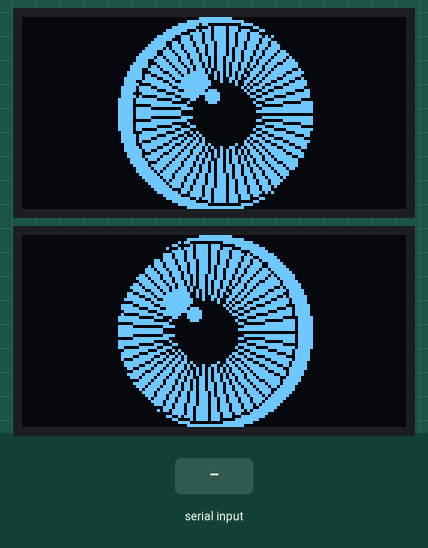
Bench run of a sketch on a simulated ESP32. Shown: 2 × 128×64 one-colour display. Inputs (shaded band) come from the test bench. What the sketch prints to the serial monitor is not drawn.

Above: at 3.2 s.
3.3 s: "90,45\n" received over the second serial link
At 4.6 s:
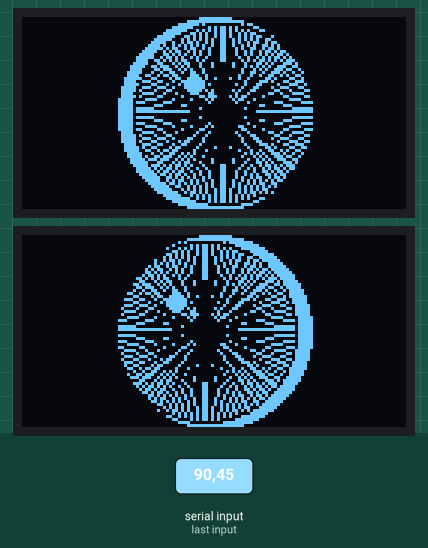
5.1 s: "1\n" received over the second serial link
At 6.0 s:
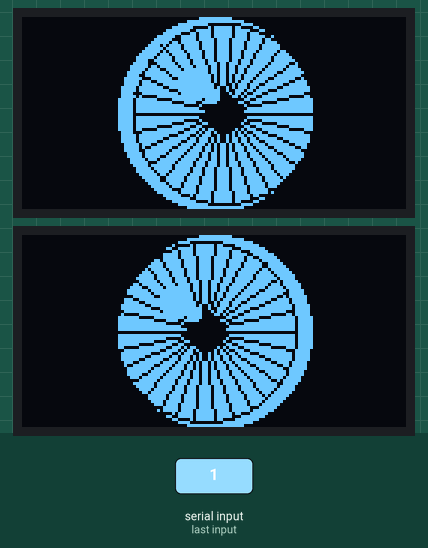
6.6 s: "2\n" received over the second serial link
At 7.7 s:
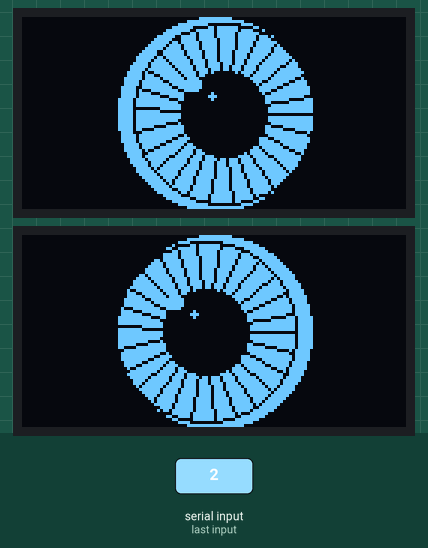
Timing chart, 0 to 9.6 s (numbered marks = the images above; inputs shaded):
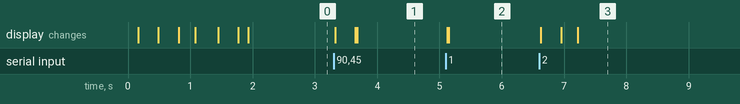

The sketch:

trigger.ino
```cpp
#include <Wire.h>
#include <Adafruit_GFX.h>
#include <Adafruit_SSD1306.h>

#define OLED_W      128
#define OLED_H       64
#define OLED_RESET   -1

#define LEFT_EYE_ADDR  0x3C
#define RIGHT_EYE_ADDR 0x3D

Adafruit_SSD1306 leftEye(OLED_W, OLED_H, &Wire, OLED_RESET);
Adafruit_SSD1306 rightEye(OLED_W, OLED_H, &Wire, OLED_RESET);

#define RX2_PIN 16
#define TX2_PIN 17
#define BAUD    9600

int cx = 64, cy = 32;
int pupilSize    = 10;
int targetPupil  = 10;
int irisDensity  = 8;
int highlightSize = 4;

int lastExpressionCode    = -1;
int pendingExpressionCode = -1;

// ── Draw one eye ──────────────────────────────────────────────────
void drawEye(Adafruit_SSD1306 &d, int pupil, int offsetX) {
  d.clearDisplay();

  // Eyeball
  d.fillCircle(cx, cy, 32, SSD1306_WHITE);

  // Iris texture
  int irisRadius = 30;
  for (int a = 0; a < 360; a += irisDensity) {
    float r = a * 3.14159 / 180.0;
    int x1 = cx + offsetX + cos(r) * pupil;
    int y1 = cy          + sin(r) * pupil;
    int x2 = cx + offsetX + cos(r) * irisRadius;
    int y2 = cy          + sin(r) * irisRadius;
    d.drawLine(x1, y1, x2, y2, SSD1306_BLACK);
  }

  // Iris ring
  d.drawCircle(cx + offsetX, cy, irisRadius, SSD1306_BLACK);

  // Pupil
  d.fillCircle(cx + offsetX, cy, pupil, SSD1306_BLACK);

  // Highlights
  d.fillCircle(cx + offsetX - 10, cy - 10, highlightSize,     SSD1306_WHITE);
  d.fillCircle(cx + offsetX -  4, cy -  6, highlightSize / 2, SSD1306_WHITE);

  d.display();
}

// ── Animate pupil size toward target ─────────────────────────────
void animate() {
  // Step toward target, render each step so it looks smooth
  while (pupilSize != targetPupil) {
    if (pupilSize < targetPupil) pupilSize++;
    else                         pupilSize--;

    drawEye(leftEye,  pupilSize, +3);
    drawEye(rightEye, pupilSize, -3);
    delay(30);
  }
  // Final render at target
  drawEye(leftEye,  pupilSize, +3);
  drawEye(rightEye, pupilSize, -3);
}

// ── Expressions ───────────────────────────────────────────────────
void showHappy() {
  Serial.println("[Face] HAPPY");
  targetPupil   = 6;
  irisDensity   = 12;
  highlightSize = 5;
  animate();
}

void showSad() {
  Serial.println("[Face] SAD");
  targetPupil   = 14;
  irisDensity   = 14;
  highlightSize = 2;
  animate();
}

void showAngry() {
  Serial.println("[Face] ANGRY");
  targetPupil   = 5;
  irisDensity   = 4;
  highlightSize = 3;
  animate();
}

void showNeutral() {
  Serial.println("[Face] NEUTRAL");
  targetPupil   = 10;
  irisDensity   = 8;
  highlightSize = 4;
  animate();
}

// ── Setup ─────────────────────────────────────────────────────────
void setup() {
  Serial.begin(115200);
  Serial.println("[ESP32] Booting...");

  Serial2.begin(BAUD, SERIAL_8N1, RX2_PIN, TX2_PIN);

  Wire.begin();

  // ── Init displays with error checking ────────────────────────
  if (!leftEye.begin(SSD1306_SWITCHCAPVCC, LEFT_EYE_ADDR)) {
    Serial.println("[ERROR] Left OLED not found at 0x3C — check wiring/address");
    while (true);   // halt so you can see the error
  }
  Serial.println("[OLED] Left eye OK");

  if (!rightEye.begin(SSD1306_SWITCHCAPVCC, RIGHT_EYE_ADDR)) {
    Serial.println("[ERROR] Right OLED not found at 0x3D — check wiring/address");
    while (true);
  }
  Serial.println("[OLED] Right eye OK");

  leftEye.clearDisplay();  leftEye.display();
  rightEye.clearDisplay(); rightEye.display();

  // Startup blink
  showNeutral();
  delay(300);
  targetPupil = 2;  animate();
  delay(150);
  targetPupil = 10; animate();
  Serial.println("[ESP32] Ready");
}

// ── Loop ──────────────────────────────────────────────────────────
void loop() {
  static String incomingLine = "";

  while (Serial2.available()) {
    char c = Serial2.read();
    if (c == '\n') {
      if (incomingLine.length() > 0) {
        int code = incomingLine.toInt();
        incomingLine = "";
        if (code >= 0 && code <= 3)
          pendingExpressionCode = code;
      }
    } else if (c >= '0' && c <= '3') {
      incomingLine += c;
      if (incomingLine.length() > 4) incomingLine = "";
    }
  }

  if (pendingExpressionCode != -1 && pendingExpressionCode != lastExpressionCode) {
    lastExpressionCode = pendingExpressionCode;
    Serial.print("[ESP32] Class code: ");
    Serial.println(lastExpressionCode);

    switch (lastExpressionCode) {
      case 0: showAngry();  break;
      case 1: showHappy();  break;
      case 2: showSad();    break;
      case 3: showNeutral(); break;
    }
  }

  pendingExpressionCode = -1;
}
```

Measured:
- after the input at 3.3 s, the display: first changes at once (image 1 shows a later state)
- after the input at 5.1 s, the display: first changes at once (image 2 shows a later state)
- after the input at 6.6 s, the display: first changes at once (image 3 shows a later state)
